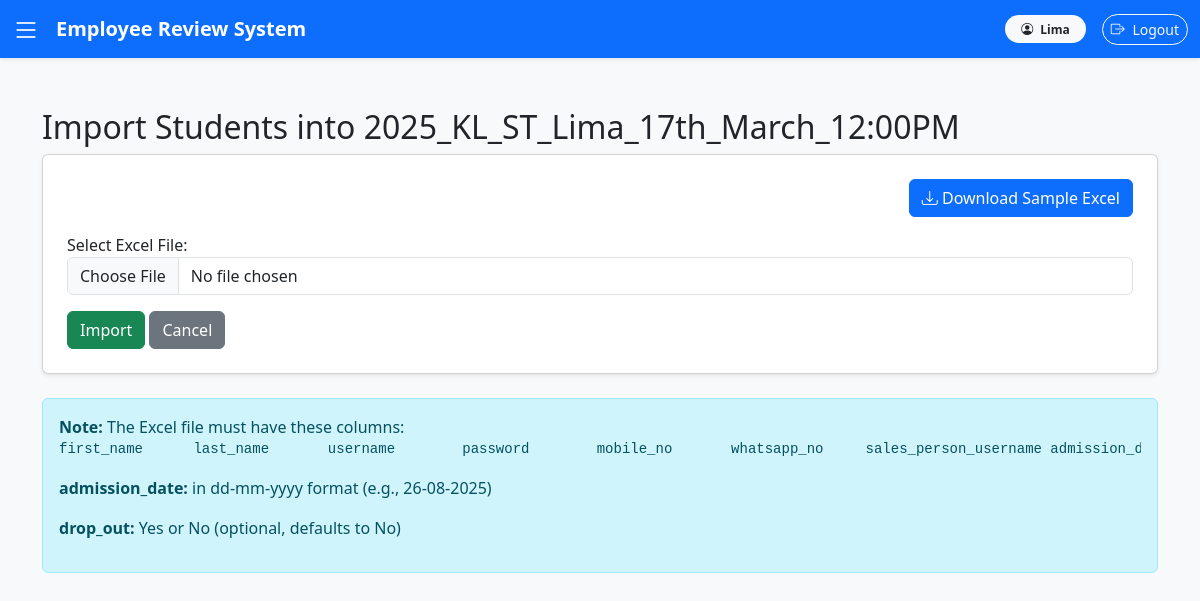
/batch/2/students/import/ (signed in), run on an earlier commit of the app's database.
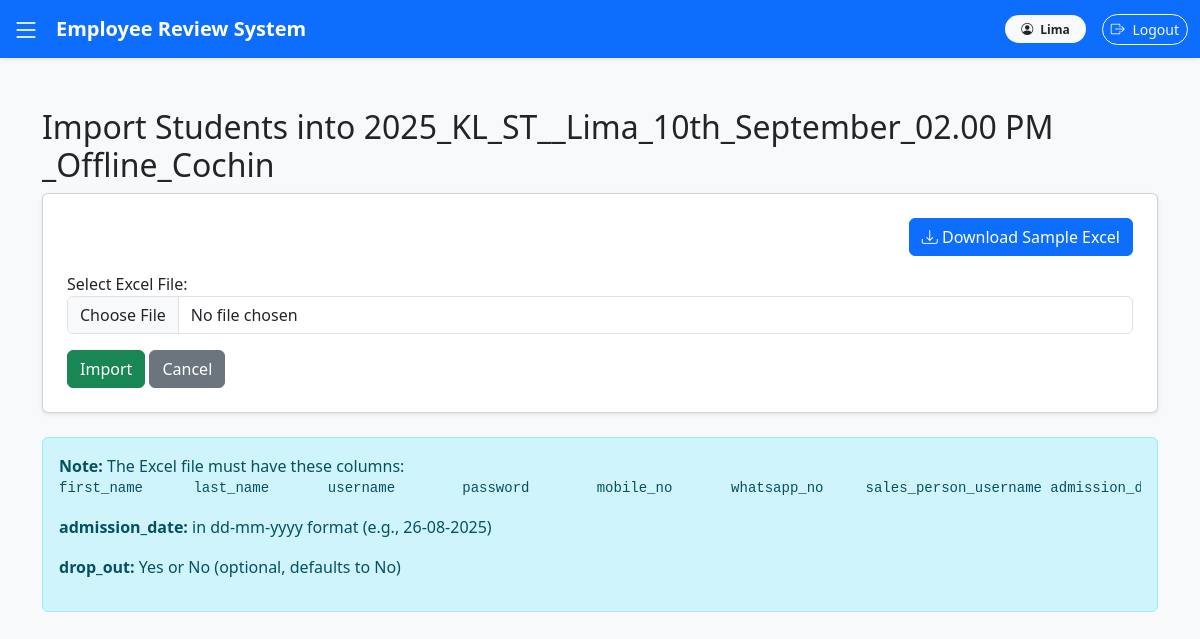
And on a later commit of the database.
### settings_app/models.py (models this page shows, shortened)
class Master(models.Model):
    created_date = models.DateTimeField(auto_now_add=True)
    isactive = models.BooleanField(default=True,verbose_name="Active")
    created_user = models.ForeignKey(User, null=True, blank=True, on_delete=models.CASCADE)
    class Meta:
        abstract = True
        ordering = ['-isactive']

class Batch(Master):
    name = models.CharField(max_length=100)
    branch = models.ForeignKey(Branch, on_delete=models.CASCADE)
    course = models.ForeignKey(Course, on_delete=models.CASCADE)
    faculty = models.ForeignKey(FacultyProfile, on_delete=models.CASCADE)  # 🔥 New Foreign Key
    start_date = models.DateField()  #  Added
    end_date = models.DateField()    #  Added
    total_students = models.IntegerField()
    completed = models.BooleanField(default=False)  # New field to mark batch completion

### settings_app/views.py (the view)
# urls.py: path('batch/<int:batch_id>/students/import/', views.import_students, name='import_students'),
@login_required
def import_students(request, batch_id):
    batch = get_object_or_404(Batch, id=batch_id)
    if request.method == "POST":
        request.session['student_import_errors'] = []
        form = StudentImportForm(request.POST, request.FILES)
        if form.is_valid():
            excel_file = request.FILES['excel_file']
            try:
                df = pd.read_excel(excel_file)
                added, skipped = 0, 0
                student_group, _ = Group.objects.get_or_create(name="Student")
                error_rows = []
                for _, row in df.iterrows():
                    username = str(row.get('username')).strip()
                    if not username or username.lower() == "nan":
                        error_rows.append({**row.to_dict(), "error": "Missing username"})
                        skipped += 1
                        continue
                    if User.objects.filter(username=username).exists():
                        error_rows.append({**row.to_dict(), "error": "Username already exists"})
                        skipped += 1
                        continue
                    try:
                        with transaction.atomic():
                            user = User.objects.create_user(
                                username=username,
                                password=str(row.get('password')).strip(),
                                first_name=str(row.get('first_name')).strip() if pd.notna(row.get('first_name')) else "",
                                last_name=str(row.get('last_name')).strip() if pd.notna(row.get('last_name')) else "",
                            )
                            user.groups.add(student_group)
                            sales_person = None
                            sales_username = row.get('sales_person_username')
                            if pd.notna(sales_username):
                                try:
                                    print(sales_username)
                                    sales_person = SalesProfile.objects.get(user__username=str(sales_username).strip())
                                except SalesProfile.DoesNotExist:
                                    error_rows.append({**row.to_dict(), "error": f"Sales person '{sales_username}' not found"})
                                    skipped += 1
                                    continue
                            if pd.isna(row.get('admission_date')):
                                error_rows.append({**row.to_dict(), "error": "Missing admission_date"})
                                skipped += 1
                                continue
                            admission_date = None
                            if pd.notna(row.get('admission_date')):
                                try:
                                    admission_date = pd.to_datetime(
                                        str(row.get('admission_date')).strip(),
                                        format="%d-%m-%Y"
                                    ).date()
                                except ValueError:
                                    error_rows.append({**row.to_dict(), "error": "Invalid admission_date format (expected dd-mm-yyyy)"})
                                    skipped += 1
                                    continue
                            StudentProfile.objects.create(
                                user=user,
                                batch=batch,
                                mobile_no=str(row.get('mobile_no')).strip() if pd.notna(row.get('mobile_no')) else None,
                                whatsapp_no=str(row.get('whatsapp_no')).strip() if pd.notna(row.get('whatsapp_no')) else None,
                                sales_person=sales_person,
                                admission_date=admission_date,
                                drop_out=True if str(row.get('drop_out')).strip().lower() == 'yes' else False
                            )
                            added += 1
                    except Exception as e:
                        error_rows.append({**row.to_dict(), "error": str(e)})
                        skipped += 1
                        continue
                if error_rows:
                    request.session['student_import_errors'] = error_rows
                    messages.warning(
                        request,
                        f"Import complete. Added: {added}, Skipped: {skipped}. "
                        f"Some rows failed — download the error report below."
                    )
                else:
                    messages.success(request, f"Import complete. Added: {added}, Skipped: {skipped}")
                return redirect('import_students', batch_id=batch.id)
            except Exception as e:
                messages.error(request, f"Error reading Excel file: {e}")
    else:
        form = StudentImportForm()
    return render(request, "settings_app/import_students.html", {"form": form, "batch": batch})

### settings_app/forms.py
class StudentImportForm(forms.Form):
    excel_file = forms.FileField(
        label="Select Excel File",
        widget=forms.ClearableFileInput(attrs={'class': 'form-control'})
    )

### settings_app/templates/settings_app/import_students.html (shortened to what this page needs)
{% extends 'base.html' %}
{% block content %}
<div class="container mt-5">
    <h2>Import Students into {{ batch.name }}</h2>
    <div class="card p-4 shadow-sm">
        <div class="mb-3 text-end">
            <a href="{% url 'download_student_template' batch.id %}" class="btn btn-primary">
                <i class="bi bi-download"></i> Download Sample Excel
            </a>
        </div>
        <form method="post" enctype="multipart/form-data">
            <div class="mb-3">
                {{ form.excel_file.label_tag }}
                {{ form.excel_file }}
            </div>
            <button type="submit" class="btn btn-success">Import</button>
            <a href="{% url 'student_list' batch.id %}" class="btn btn-secondary">Cancel</a>
        </form>
    </div>
    <div class="alert alert-info mt-4">
        <strong>Note:</strong> The Excel file must have these columns:
        <pre>first_name	last_name	username	password	mobile_no	whatsapp_no	sales_person_username admission_date  drop_out</pre>
        <p><strong>admission_date:</strong> in dd-mm-yyyy format (e.g., 26-08-2025)</p>
        <p><strong>drop_out:</strong> Yes or No (optional, defaults to No)</p>
    </div>
</div>
{% endblock %}

What changed in the data, as far as the page shows it:
changed Batch: name "2025_KL_ST_Lima_17th_March_12:00PM" → "2025_KL_ST__Lima_10th_September_02.00 PM _Offline_Cochin"
